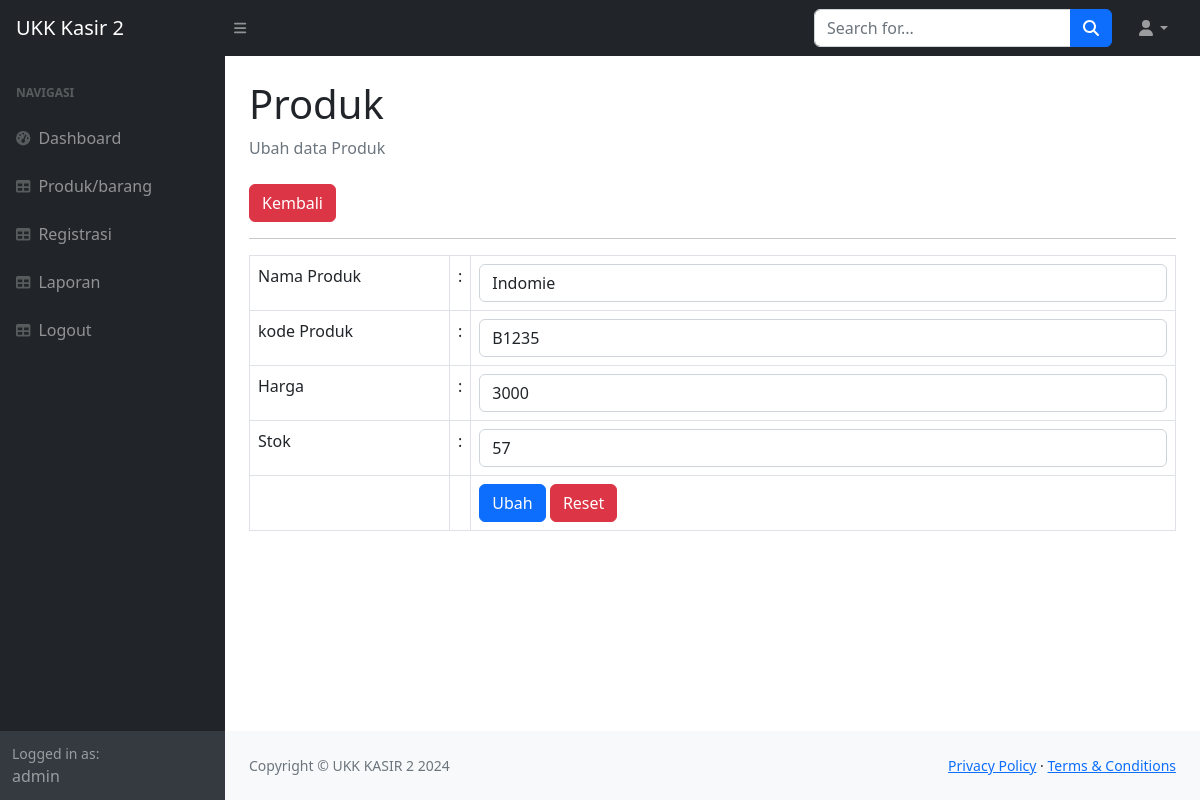
The page /index.php?page=produk_ubah&id=2 (signed in) on the database its author committed.
### tables this page shows
CREATE TABLE `produk` (
  `id_produk` int(11) NOT NULL,
  `kode_produk` varchar(20) NOT NULL,
  `nama` varchar(30) NOT NULL,
  `stok` int(11) NOT NULL,
  `harga` decimal(10,0) NOT NULL
);

### produk_ubah.php (the view, shortened to what this page needs)
<?php
    $id = $_GET['id'];
    $query = mysqli_query($koneksi, "SELECT * FROM produk WHERE id_produk=$id");
    $data = mysqli_fetch_array($query);
?>
<div class="container-fluid px-4">
    <h1 class="mt-4">Produk</h1>
    <ol class="breadcrumb mb-4">
        <li class="breadcrumb-item active">Ubah data Produk</li>
    </ol>
    <a href="?page=produk" class="btn btn-danger">Kembali</a>
    <hr>
        <form method="post">
        <table class="table table-bordered">
            <tr>
                <td width="200">Nama Produk</td>
                <td width="1">:</td>
                <td><input class="form-control" type="text" name="nama" value="<?php echo $data['nama'] ?>"></td>
            </tr>
            <tr>
                <td width="200">kode Produk</td>
                <td width="1">:</td>
                <td><input class="form-control" type="text" name="kode_produk" value="<?php echo $data['kode_produk'] ?>"></td>
            </tr>
            <tr>
                <td>Harga</td>
                <td>:</td>
                <td><input class="form-control" type="decimal" name="harga" value="<?php echo $data['harga'] ?>"></td>
            </tr>
            <tr>
                <td>Stok</td>
                <td>:</td>
                <td><input class="form-control" type="number" step="0" name="stok" value="<?php echo $data['stok'] ?>"></td>
            </tr>
            <tr>
                <td></td>
                <td></td>
                <td>
                    <button type="submit" class="btn btn-primary">Ubah</button>
                    <button type="reset" class="btn btn-danger">Reset</button>
                </td>
            </tr>
        </table>
    </form>
</div>

### rows shown on the page
produk: nama "Indomie", kode_produk "B1235", harga "3000", stok "57"

### other values the page prints
$_SESSION['user']['nama'] "admin"
